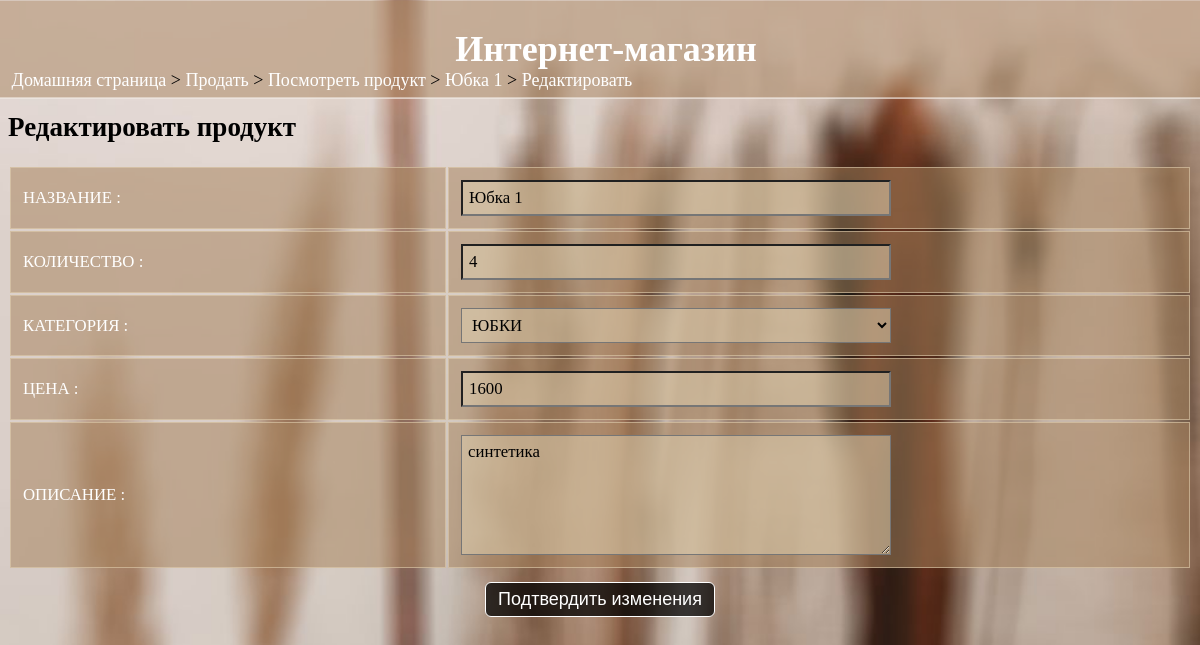
The page /viewproduct/5/edit/ (signed in) on the database as committed earlier.
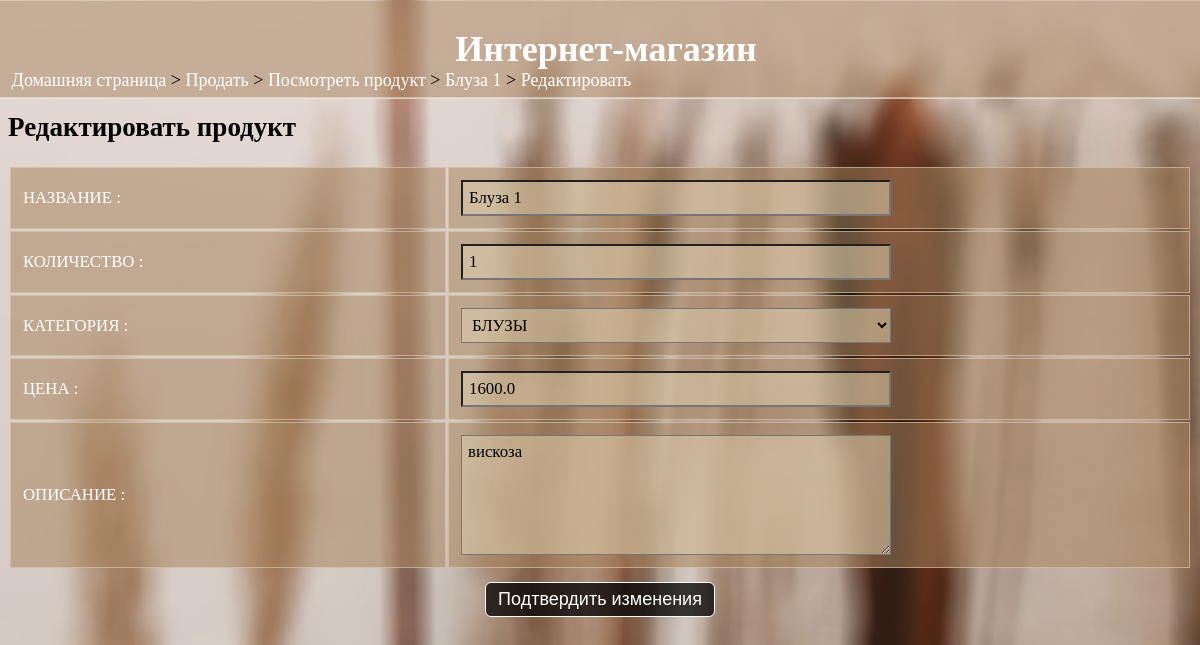
The same page on the database as committed later.
### data/product.py (models this page shows)
class Product(SqlAlchemyBase, UserMixin):
    __tablename__ = 'product'
    prodID = sqlalchemy.Column(sqlalchemy.Integer, primary_key=True, autoincrement=True)
    name = sqlalchemy.Column(sqlalchemy.String)
    quantity = sqlalchemy.Column(sqlalchemy.Integer)
    category = sqlalchemy.Column(sqlalchemy.String)
    cost_price = sqlalchemy.Column(sqlalchemy.Float)
    sell_price = sqlalchemy.Column(sqlalchemy.Float)
    description = sqlalchemy.Column(sqlalchemy.String)
    sellID = sqlalchemy.Column(sqlalchemy.Integer, sqlalchemy.ForeignKey("sellers.sellID"))

### shop.py (the view)
@app.route("/viewproduct/<id>/edit/", methods=["POST", "GET"])
def edit_product(id):
    if 'userid' not in session:
        return redirect(url_for('home'))
    if session['type'] == "Customer":
        abort(403)
    ispresent, tup = product_info(id)
    if not ispresent:
        abort(404)
    (name, quantity, category, cost_price, sell_price, sellID, desp, sell_name) = tup
    if sellID != session['userid']:
        abort(403)
    if request.method == "POST":
        data = request.form
        update_product(data, id)
        return redirect(url_for('view_product', id=id))
    return render_template('edit_product.html', prodID=id, name=name, qty=quantity, category=category, price=cost_price, desp=desp)

### data/db_session.py (called while the page is built)
def create_session() -> Session:
    global __factory
    return __factory()

### shop.py (called while the page is built)
def product_info(id):
    db_sess = db_session.create_session()
    a = db_sess.query(Product).filter(Product.prodID == id)[0]
    b = db_sess.query(Seller).filter(Seller.sellID == Product.sellID)[0]
    a = (a.name, a.quantity, a.category, a.cost_price, a.sell_price, a.sellID, a.description, b.name)
    res = [i for i in a]
    if len(res) == 0:
        return False, res
    return True, res

### templates/edit_product.html (shortened to what this page needs)
<html>
<head>
  <link rel="stylesheet" href="{{url_for('static', filename='main.css')}}">
</head>
<body>
  <div class="sticky">
    <h1>Интернет-магазин</h1>
  </div>
  <div class="nav">
    <p><a href="/">Домашняя страница</a> > <a href="/sell">Продать</a> > <a href="/viewproduct/">Посмотреть продукт</a> > <a href="/viewproduct/{{prodID}}">{{name}}</a> > <a href="">Редактировать</a></p>
  </div>
  <h2>Редактировать продукт</h2>
  <form action="" method="POST">
    <table>
      <tr>
        <td>НАЗВАНИЕ :</td><td><input type="text" name="name" value="{{name}}" required></td>
      </tr>
      <tr>
        <td>КОЛИЧЕСТВО :</td><td><input type="number" name="qty" value="{{qty}}" min="0" required></td>
      </tr>
      <tr>
        <td>КАТЕГОРИЯ :</td>
        <td><select name="category" required>
          <option value="БЛУЗЫ" {% if category=="БЛУЗЫ" %}selected{% endif %}>БЛУЗЫ</option>
          <option value="ЮБКИ" {% if category=="ЮБКИ" %}selected{% endif %}>ЮБКИ</option>
        </select></td>
      </tr>
      <tr>
        <td>ЦЕНА :</td><td><input type="number" name="price" value="{{price}}" min="0" required></td>
      </tr>
      <tr>
        <td>ОПИСАНИЕ :</td><td><textarea name="desp">{{desp}}</textarea></td>
      </tr>
    </table>
    <input type="submit" value="Подтвердить изменения" style="display:block; margin-left:auto; margin-right:auto; margin-top:1vw;">
  </form>
</body>
</html>

Rows that differ between the two databases and show on the page:
changed Product: name "Юбка 1" → "Блуза 1"; category "ЮБКИ" → "БЛУЗЫ"; price "1600" → "1600.0"; desp "синтетика" → "вискоза"
Other text that changed with them:
form field qty: "4" → "1"
